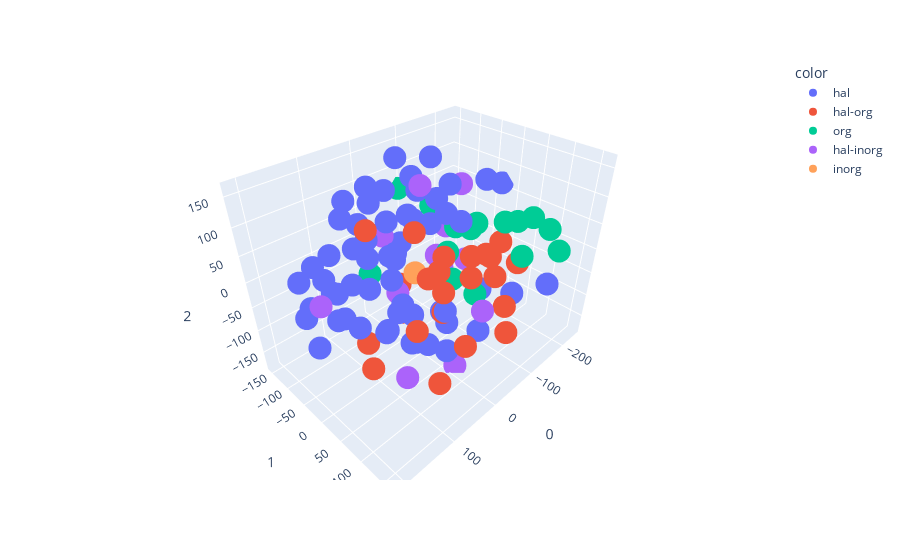

Notebook code cell kept with this figure:
### Markdown cell above
### t-SNE

### Code cell
tsne = TSNE(n_components=3, random_state=0)
projections = tsne.fit_transform(df[features], )

fig = px.scatter_3d(
    projections, x=0, y=1, z=2,
    color=df.Ligand
)
fig.update_traces(marker_size=8)
fig.show()

### Figure 1 — Plotly figure (JSON) as saved in the notebook; plotly's stock layout.template omitted (floating-point values rounded to 4 significant figures)
{"data": [{"hovertemplate": "color=hal<br>0=%{x}<br>1=%{y}<br>2=%{z}<extra></extra>", "legendgroup": "hal", "marker": {"color": "#636efa", "size": 8, "symbol": "circle"}, "mode": "markers", "name": "hal", "scene": "scene", "showlegend": true, "type": "scatter3d", "x": [51.49, 89.18, -71.88, -15.64, -36.35, 22.99, 85.63, 24.46, 35.47, 32.68, 78.1, 113.0, 70.71, 101.2, -69.97, -77.04, -21.91, -38.01, 9.561, -39.42, 17.43, -81.64, -70.99, -25.06, -115.1, -125.2, -143.2, 73.64, 65.95, -162.1, -54.48, 7.882, 4.6, 50.32, 2.846, -10.01, -57.03, 51.38, 29.49, 59.02, -240.4, 79.11, 43.47, 108.3, 160.5, 59.53, 14.23, 141.2, 182.3, 114.6, 155.2, 111.2, 166.7, 127.0, 157.6, 187.5, 172.1, 123.6], "y": [103.6, 105.8, -132.1, 45.51, 97.85, -34.45, 49.07, 83.65, 23.18, 12.27, -2.485, 59.91, 50.92, 30.5, -95.45, -55.37, -79.49, -47.17, -19.43, -18.63, -64.15, -45.3, -5.38, 30.53, 34.53, 24.75, 85.19, -43.69, 0.7811, 141.3, -75.7, -121.9, -60.61, -144.0, -79.66, -141.3, -6.269, -93.32, -27.93, -63.69, -28.99, -86.3, -122.9, -125.6, -63.08, -64.62, 94.52, -23.97, -47.55, -33.27, 34.69, -93.87, -101.6, -73.32, -10.06, -31.71, -86.71, -71.28], "z": [-0.02675, -39.32, -41.75, -99.08, -96.89, -101.5, 0.3932, -111.8, -125.9, -72.89, -93.1, 65.78, -85.48, -52.17, 108.6, 153.4, 161.3, 110.6, 94.98, 60.13, 123.7, 80.88, 124.5, 103.8, -85.55, 124.7, -83.46, 67.0, 54.9, -43.4, 38.49, 106.5, -9.693, 54.26, 55.68, 62.87, -129.0, 65.06, 30.23, 16.86, 61.55, 119.6, 1.115, -33.9, 49.41, -46.23, 131.7, -37.53, -6.721, 8.693, -10.42, 32.89, 3.862, -22.13, 27.59, -73.04, -56.24, -81.2]}, {"hovertemplate": "color=hal-org<br>0=%{x}<br>1=%{y}<br>2=%{z}<extra></extra>", "legendgroup": "hal-org", "marker": {"color": "#EF553B", "size": 8, "symbol": "circle"}, "mode": "markers", "name": "hal-org", "scene": "scene", "showlegend": true, "type": "scatter3d", "x": [-113.9, -74.63, -63.57, -83.91, -122.8, -133.3, 18.3, 5.727, 80.1, 6.434, 54.52, 19.1, -6.611, 108.5, 33.22, -50.18, 78.39, -18.98, 125.2, 83.29, -11.74, -29.05, 2.806, 140.1], "y": [71.63, 43.21, 81.69, 88.07, 46.22, 95.81, 67.72, 46.12, -53.38, 111.6, 43.8, 68.86, 9.908, 3.157, 130.1, -112.4, 124.7, -75.13, 121.7, 125.1, 162.0, 158.2, -13.0, 37.32], "z": [32.14, 8.355, 35.83, -15.0, -13.58, -7.361, 62.46, 18.59, -149.8, 41.29, 109.5, -41.87, -20.17, 118.3, -64.55, -118.7, 60.4, -149.8, 19.41, -111.5, 6.465, -58.18, -171.4, -102.5]}, {"hovertemplate": "color=org<br>0=%{x}<br>1=%{y}<br>2=%{z}<extra></extra>", "legendgroup": "org", "marker": {"color": "#00cc96", "size": 8, "symbol": "circle"}, "mode": "markers", "name": "org", "scene": "scene", "showlegend": true, "type": "scatter3d", "x": [-139.8, -62.47, -90.44, -122.7, -78.18, 8.259, -115.5, -151.9, -171.7, -146.5, -90.2, -86.85, -87.98, -124.4, -17.66], "y": [-51.99, 13.15, 37.69, -99.97, -13.92, -128.4, 4.797, 103.7, 61.6, 161.4, -154.5, 133.1, 94.88, 152.2, 101.2], "z": [-1.382, -47.58, 63.12, 31.93, -11.25, -73.11, 28.56, 75.24, 43.2, 40.3, 58.8, 45.18, 89.35, 85.09, -7.482]}, {"hovertemplate": "color=hal-inorg<br>0=%{x}<br>1=%{y}<br>2=%{z}<extra></extra>", "legendgroup": "hal-inorg", "marker": {"color": "#ab63fa", "size": 8, "symbol": "circle"}, "mode": "markers", "name": "hal-inorg", "scene": "scene", "showlegend": true, "type": "scatter3d", "x": [-140.2, -23.45, 41.74, 86.77, 12.22, 53.76, -11.64, -132.4, -105.2, 209.0, -108.3, -151.1, -158.5], "y": [-42.0, -125.4, 163.7, 55.52, 12.51, 1.763, 71.31, -78.22, -35.19, 29.25, -70.55, -33.87, -94.22], "z": [89.46, -2.754, 30.3, -149.0, 156.6, -20.02, -180.6, -102.4, -96.67, 56.78, -58.38, -69.47, -24.54]}, {"hovertemplate": "color=inorg<br>0=%{x}<br>1=%{y}<br>2=%{z}<extra></extra>", "legendgroup": "inorg", "marker": {"color": "#FFA15A", "size": 8, "symbol": "circle"}, "mode": "markers", "name": "inorg", "scene": "scene", "showlegend": true, "type": "scatter3d", "x": [-42.49], "y": [-60.55], "z": [-61.4]}], "layout": {"legend": {"title": {"text": "color"}, "tracegroupgap": 0}, "margin": {"t": 60}, "scene": {"domain": {"x": [0, 1], "y": [0, 1]}, "xaxis": {"title": {"text": "0"}}, "yaxis": {"title": {"text": "1"}}, "zaxis": {"title": {"text": "2"}}}}}
